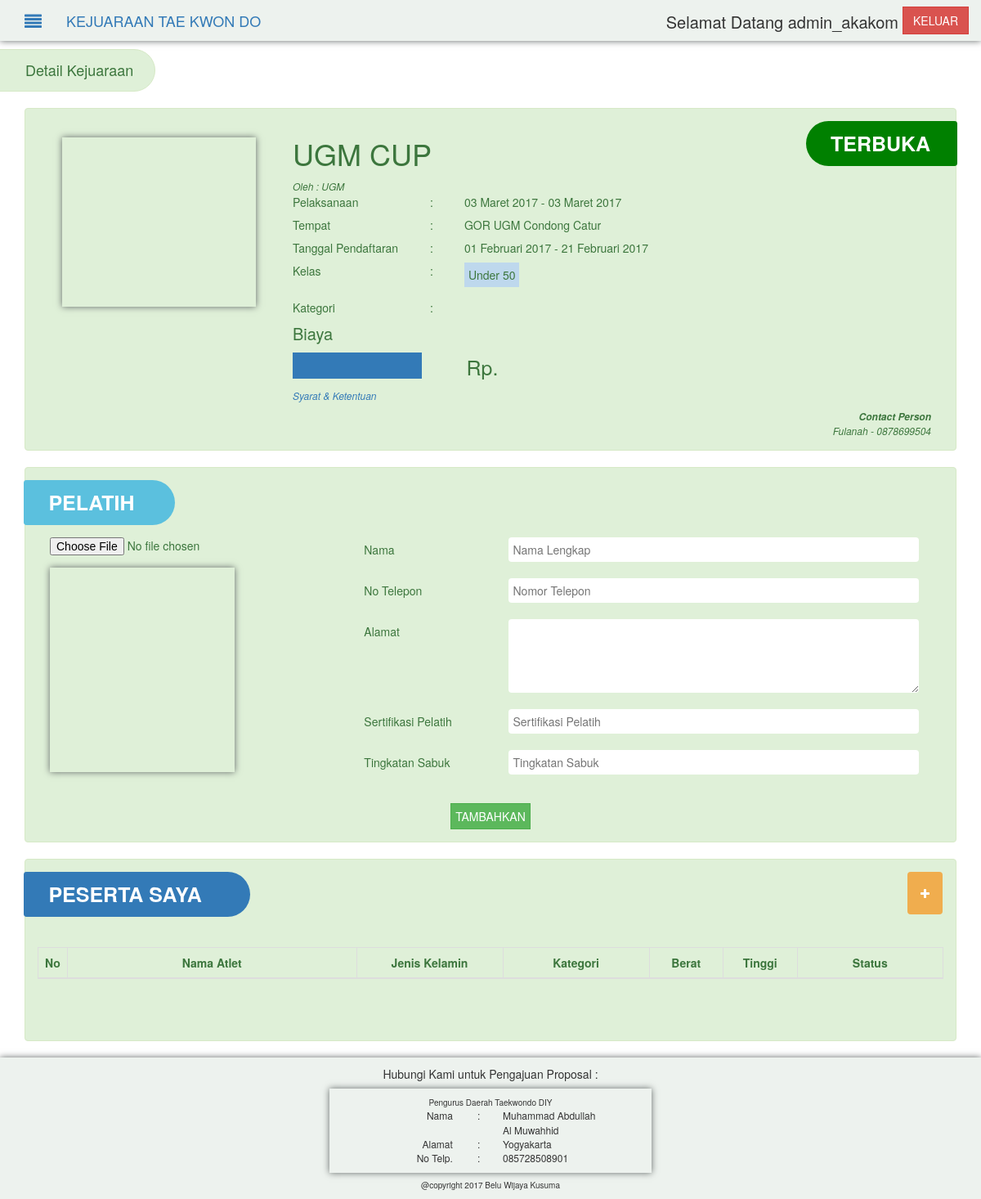
The page /index.php?p=detail&id=37 (signed in) on the database its author committed.
### tables this page shows
CREATE TABLE IF NOT EXISTS `kejuaraan` (
  `id_kejuaraan` int(3) NOT NULL AUTO_INCREMENT,
  `id_pengda` int(3) NOT NULL,
  `nama_kejuaraan` varchar(200) NOT NULL,
  `tempat` varchar(300) NOT NULL,
  `tgl_pelaksanaan` date NOT NULL,
  `tgl_berakhir` date NOT NULL,
  `tgl_buka_daftar` date NOT NULL,
  `tgl_tutup_daftar` date NOT NULL,
  `id_panitia` int(3) NOT NULL,
  `status` int(1) NOT NULL,
  `detail` text NOT NULL,
  `nama_cp` varchar(120) NOT NULL,
  `telp_cp` varchar(120) NOT NULL,
  `foto` varchar(30) NOT NULL,
  PRIMARY KEY (`id_kejuaraan`)
);

CREATE TABLE IF NOT EXISTS `panitia` (
  `id_panitia` int(11) NOT NULL AUTO_INCREMENT,
  `username` varchar(50) NOT NULL,
  `password` varchar(200) NOT NULL,
  `penyelenggara` varchar(200) NOT NULL,
  `alamat` text NOT NULL,
  PRIMARY KEY (`id_panitia`)
);

CREATE TABLE IF NOT EXISTS `kelas_kejuaraan` (
  `id_kelas` int(3) NOT NULL AUTO_INCREMENT,
  `id_kejuaraan` int(3) NOT NULL,
  `nama_kelas` varchar(25) NOT NULL,
  `min_berat` int(3) NOT NULL,
  `max_berat` int(3) NOT NULL,
  PRIMARY KEY (`id_kelas`)
);

CREATE TABLE IF NOT EXISTS `pengurus_daerah` (
  `id_pengda` int(11) NOT NULL AUTO_INCREMENT,
  `nama` varchar(150) NOT NULL,
  `jk` varchar(30) NOT NULL,
  `alamat` text NOT NULL,
  `telp` varchar(25) NOT NULL,
  `username` varchar(50) NOT NULL,
  `password` varchar(200) NOT NULL,
  PRIMARY KEY (`id_pengda`)
);

### function/function.php (called while the page is built, shortened)
<?php
function getBulan($bulan){
  switch ($bulan) {
    case 2:
    return "Februari";
    break;
    case 3:
    return "Maret";
    break;
  }
}
function getTgl($data, $data2){
  return substr($data, 8, 2)." ".getBulan(substr($data, 5, 2))." ".substr($data, 0, 4).
  " - ".substr($data2, 8, 2)." ".getBulan(substr($data2, 5, 2))." ".substr($data2, 0, 4);
}
function cekHari($data){
  if(strtotime($data) >= strtotime('now'))
  {
     return true;
  }else{
    return false;
  }
}
 ?>

### include/detail-kejuaraan/detail.php (the view, shortened to what this page needs)
<?php
	include "function/function.php";
		$query_panitia = mysqli_query($h, "SELECT * from panitia WHERE id_panitia = '".$data_kejuaraan['id_panitia']."'");
		$data_panitia = mysqli_fetch_assoc($query_panitia);
		$query_kelas = mysqli_query($h, "SELECT * from kelas_kejuaraan
  																		WHERE id_kejuaraan = '".$data_kejuaraan['id_kejuaraan']."'");
 ?>
<div class="col-md-12 alert alert-success">
  <div class="col-md-9">
    <div class="col-xs-4 marg20-top">
      <div class="bayang col-xs-12 same-width get-height bg-gambar" style="background-image: url('img_kejuaraan/<?php echo $data_kejuaraan['foto']?>');">
      </div>
    </div>
    <div class="col-xs-8">
      <div class="w-100">
        <div class="col-md-12">
          <h1><?php echo $data_kejuaraan["nama_kejuaraan"]; ?></h1>
          <span class="info">Oleh : <?php echo $data_panitia["penyelenggara"]; ?></span>
        </div>
        <div class="col-xs-4">
          Pelaksanaan
        </div>
        <div class="col-xs-1">
          :
        </div>
        <div class="col-xs-7">
          <?php echo getTgl($data_kejuaraan['tgl_pelaksanaan'], $data_kejuaraan['tgl_berakhir']);?>
        </div>
      </div>
      <div class="w-100 marg8-top">
        <div class="col-xs-4">
          Tempat
        </div>
        <div class="col-xs-1">
          :
        </div>
        <div class="col-xs-7">
          <?php echo $data_kejuaraan['tempat']; ?>
        </div>
      </div>
      <div class="w-100 marg8-top">
        <div class="col-xs-4">
          Tanggal Pendaftaran
        </div>
        <div class="col-xs-1">
          :
        </div>
        <div class="col-xs-7">
          <?php echo getTgl($data_kejuaraan['tgl_buka_daftar'], $data_kejuaraan['tgl_tutup_daftar']);?>
        </div>
      </div>
      <div class="w-100 marg8-top">
        <div class="col-xs-4">
          Kelas
        </div>
        <div class="col-xs-1">
          :
        </div>
        <div class="col-xs-7">
					<?php
					while($row = $query_kelas->fetch_array()){
						echo '<span onmouseover="showD('.$row["id_kelas"].')" onmouseout="hideD('.$row["id_kelas"].')" class="tagPart mouse '.$row["id_kelas"].'">'.$row["nama_kelas"].'</span>';
					}
					?>
        </div>
      </div>
      <div class="w-100 marg15-top">
        <div class="col-xs-4">
          Kategori
        </div>
        <div class="col-xs-1">
          :
        </div>
        <div class="col-xs-7">
        </div>
      </div>
      <div class="col-xs-12 marg8-top font-sedang">
        Biaya
      </div>
      <div class="col-xs-12 marg8-top">
        <select id="daftar_pilih_harga" class="btn btn-primary no-outline no-border col-xs-4" name="">
        </select>
        <div class="col-xs-1">
        </div>
        <div class="col-xs-7 font-big">
          Rp. <span id="daftar_harga"></span>
        </div>
      </div>
      <div class="col-xs-12 marg8-top info">
        <a href="#" id="syarat-ketentuan" onclick="syarat(<?php echo $data_kejuaraan["id_kejuaraan"] ?>)">Syarat & Ketentuan</a>
    </div>
  </div>
  </div>
  <?php
    if(cekHari($data_kejuaraan['tgl_tutup_daftar'])){
      echo '<nav class="head-triangle-left hijau label col-xs-2 marg-1p-right" style="float:right;" style="position:absolute;">
              <b>TERBUKA</b>
            </nav>';
    }else{
      echo '<nav class="head-triangle-left merah label col-xs-2 marg-1p-right" style="float:right;" style="position:absolute;">
              <b>TERTUTUP</b>
            </nav>';
    }
   ?>
  <div class="col-xs-12 marg8-top info kanan-text">
    <b>Contact Person</b>
    <?php
      echo '<span class="w-100">'.$data_kejuaraan["nama_cp"].' - '.$data_kejuaraan["telp_cp"].'</span>';
       ?>
  </div>
</div>

### include/footer.php
<div class="w-100 bg-header bayang pad10">
  <?php
    if(!isset($_SESSION["tag"]) || (isset($_SESSION["tag"]) && $_SESSION["tag"]!="PENGDA")){
      $query_pengda =  mysqli_query($h, "SELECT * from pengurus_daerah");
      $data_pengda = mysqli_fetch_assoc($query_pengda);
      echo "<div class='tengah-text'>Hubungi Kami untuk Pengajuan Proposal : </div>";
      ?>
        <div class="col-xs-4 col-xs-offset-4 bayang pad10 marg8-top">
          <section class="w-100 tengah-text font-10">
            Pengurus Daerah Taekwondo DIY
          </section>
          <div class="font-12">
            <section class="w-100 ">
              <div class="col-xs-5 kanan-text">
                Nama
              </div>
              <div class="col-xs-1">
                :
              </div>
              <div class="col-xs-5">
                <?php echo $data_pengda["nama"] ?>
              </div>
            </section>
            <section class="w-100">
              <div class="col-xs-5 kanan-text">
                Alamat
              </div>
              <div class="col-xs-1">
                :
              </div>
              <div class="col-xs-6">
                <?php echo $data_pengda["alamat"] ?>
              </div>
            </section>
            <section class="w-100">
              <div class="col-xs-5 kanan-text">
                No Telp.
              </div>
              <div class="col-xs-1">
                :
              </div>
              <div class="col-xs-6">
                <?php echo $data_pengda["telp"] ?>
              </div>
            </section>
          </div>
        </div>
      <?php
    }
   ?>
  <div class="w-100 tengah-text font-10 marg8-top">
    @copyright 2017 Belu Wijaya Kusuma
  </div>
</div>

### css/style.css (style rules this page uses)
a { outline: 0px; }
.no-outline { outline:0; }
.no-border { border: none; }
.tengah-text { text-align: center; }
.kanan-text { text-align: right; }
.bg-header { background-color:#EDF2EE; }
.marg-1p-right { margin-right:-1.5%; }
.marg20-top { margin-top:20px; }
.marg8-top { margin-top:8px; }
.marg15-top { margin-top:15px; }
.pad10 { padding : 10px; }
.hijau { background-color:green; }
.font-big { font-size: 25px; }
.font-sedang { font-size: 20px; }
.font-10 { font-size: 10px; }
.font-12 { font-size: 12px; }
.head-triangle-left { padding:15px 30px; text-align:left; font-weight:bold; font-size:25px; border-top-left-radius: 2em; border-bottom-left-radius: 2em; color:white; }
.w-100, .w-30, .w-50, .w-1, .w-10, .w-15, .w-20, .w-12, .w-80, .w-75 { float : left; }
.w-100 { width:100%; }
.bayang { -moz-box-shadow : 0px 0.01px 8px #636968; -webkit-box-shadow : 0px 0.01px 8px #636968; box-shadow: 0px 0.01px 8px #636968; }
.bg-gambar { -webkit-background-size: 100%; -moz-background-size: 100%; -o-background-size: 100%; background-size: 100%; -webkit-background-size: cover; -moz-background-size: cover; -o-background-size: cover; background-size: cover; background-attachment: relative; background-position: center; }
.info { font-style: italic; font-size: 12px; }
select { -moz-appearance: none; -webkit-appearance:none; }
.tagPart { text-align: center; padding:5px; display: inline-block; margin-right:5px; background-color: #BED8ED; }

### rows shown on the page
kejuaraan: nama_kejuaraan "UGM CUP", tgl_pelaksanaan+tgl_berakhir "03 Maret 2017 - 03 Maret 2017", tempat "GOR UGM Condong Catur", tgl_buka_daftar+tgl_tutup_daftar "01 Februari 2017 - 21 Februari 2017", nama_cp "Fulanah", telp_cp "0878699504"
panitia: penyelenggara "UGM"
kelas_kejuaraan: nama_kelas "Under 50"
pengurus_daerah: nama "Muhammad Abdullah Al Muwahhid", alamat "Yogyakarta", telp "085728508901"

### other values the page prints
$_SESSION['username'] "admin_akakom"
